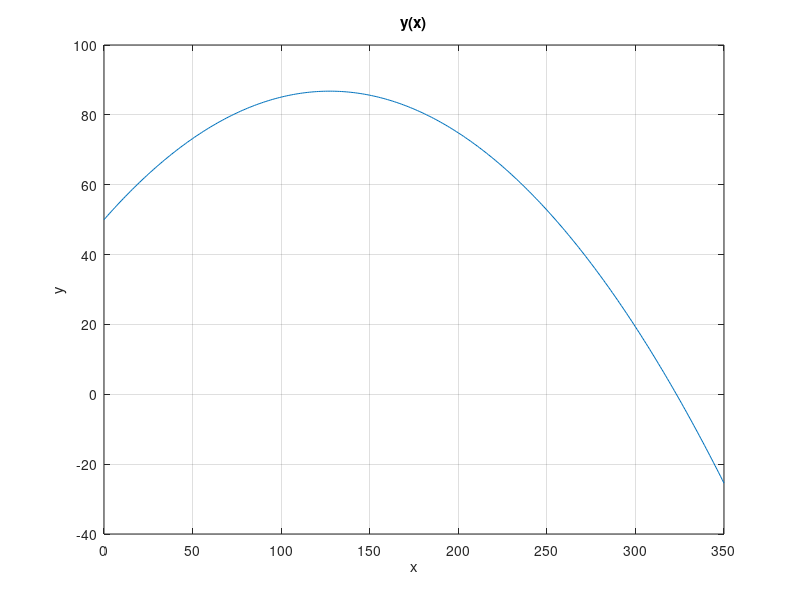

This chart was generated by the following MATLAB code:
% equnonlin_balista.m
clear all; close all;

m=5; v0=50; alpha=30; h=50; g=9.81;
alpha = alpha/180*pi;
 x = 0 : 1 : 350;
%x = 320 : 0.001 : 330;
y = h + tan(alpha)*x - g / (2*v0^2*cos(alpha)) * x.^2;
figure; plot(x,y); xlabel('x'); ylabel('y'); title('y(x)'); grid;